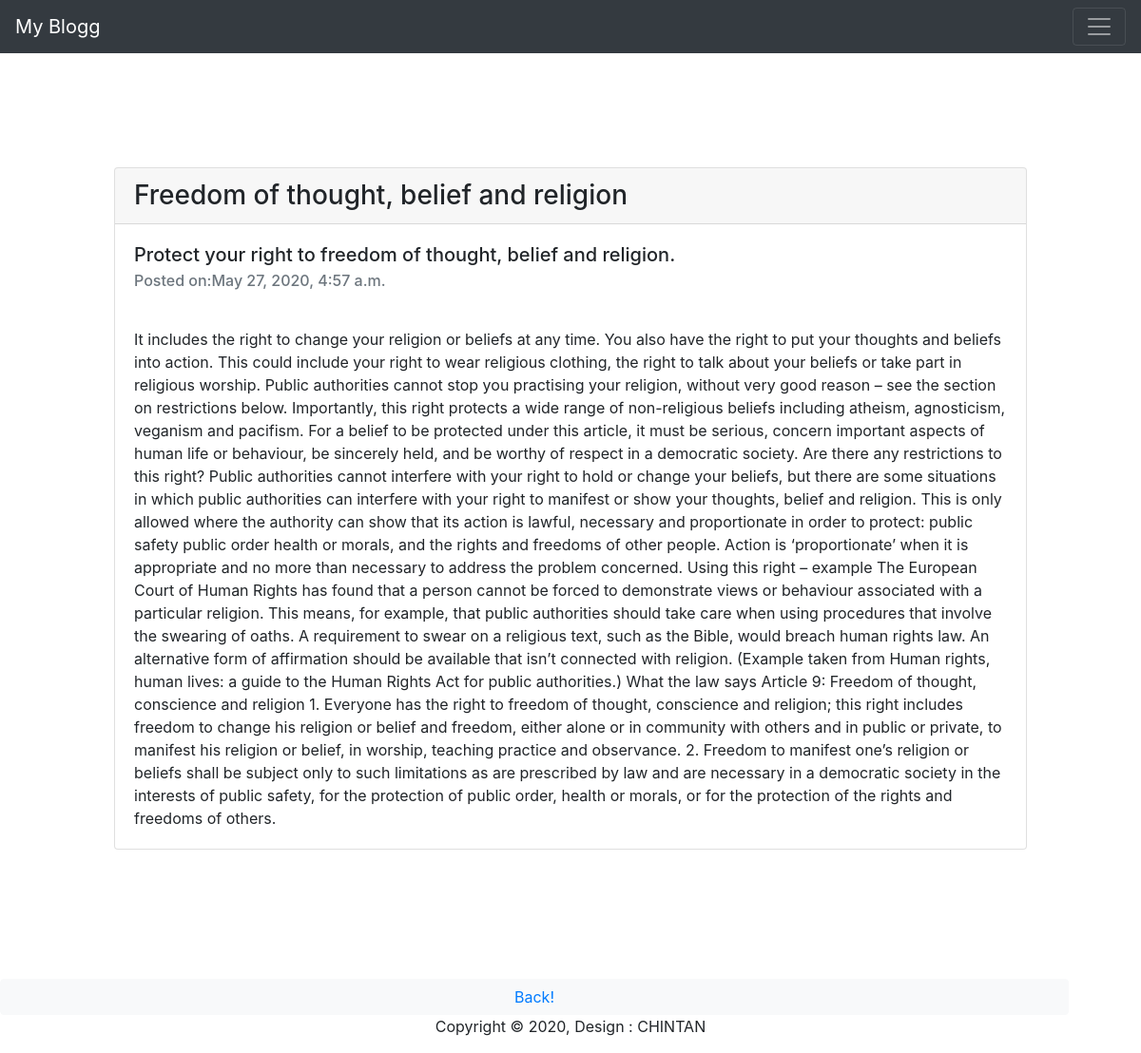
The app's page /article/2 with its own data.
### article/models.py (models this page shows, shortened)
class Article(models.Model):
    author = models.ForeignKey(
        'auth.User',
        on_delete=models.CASCADE,
    )
    title = models.CharField(max_length=200)
    image = models.ImageField(null=True , blank = True)
    text = models.CharField(max_length=500)
    desc = models.TextField()
    time = models.DateTimeField()

### article/views.py (the view)
# urls.py: path('article/<int:pk>',views.ArticleDetailView.as_view(),name='desc_page'),
class ArticleDetailView(DetailView):
    model = Article
    template_name = 'descpage.html'
    context_object_name = 'batman'

### templates/descpage.html (shortened to what this page needs)
{% extends 'base.html' %}
{% block content %}
<div class="descpage" style="padding: 10%;">
<div class="card mb-3">
  <h3 class="card-header">{{ batman.title }}</h3>
  <div class="card-body">
    <h5 class="card-title">{{ batman.text }}</h5>
    <h6 class="card-subtitle text-muted">Posted on:{{ batman.time }}</h6>
  </div>
  <div class="card-body">
    <p class="card-text">{{ batman.desc }}</p>
  </div>
</div>
</div>
<button type="button" class="btn btn-light" style="padding-left: 45%; padding-right: 45%;"><a href="/">Back!</a></button>
{% endblock content %}

### records on screen
Article: title "Freedom of thought, belief and religion", text "Protect your right to freedom of thought, belief and religion.", time "May 27, 2020, 4:57 a.m.", desc "It includes the right to change your religion or beliefs at any time. You also have the right to put your thoughts and beliefs into action. This could include your right to wear religious clothing, the right to talk about your beliefs or take part in religious worship. Public authorities cannot stop you practising your religion, without very good reason – see the section on restrictions below. Importantly, this right protects a wide range of non-religious beliefs including atheism, agnosticism, veganism and pacifism. For a belief to be protected under this article, it must be serious, concern important aspects of human life or behaviour, be sincerely held, and be worthy of respect in a…"
